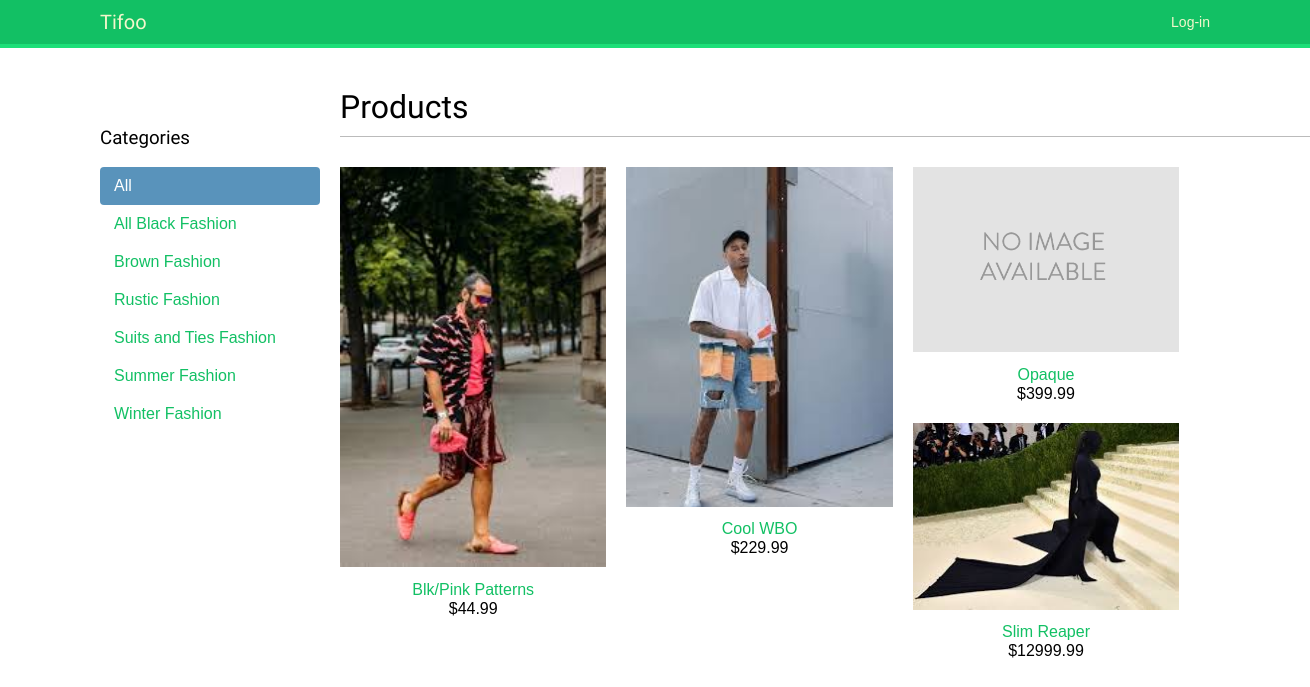
The page / on the database its author committed.
### shop/models.py (models this page shows, shortened)
class Category(models.Model):
    name = models.CharField(max_length=200, db_index=True)
    slug = models.SlugField(max_length=200, unique=True)
    class Meta:
        ordering = ('name',)
        verbose_name = 'category'
        verbose_name_plural = 'categories'
    def get_absolute_url(self):
        return reverse('shop:product_list_by_category', args=[self.slug])

class Product(models.Model):
    category = models.ForeignKey(Category, related_name="products", on_delete=models.CASCADE)
    name = models.CharField(max_length=200, db_index=True)
    slug = models.SlugField(max_length=200, db_index=True)
    image = models.ImageField(upload_to='products/%Y/%m/%d/', blank=True)
    description = models.TextField(blank=True)
    price = models.DecimalField(max_digits=10, decimal_places=2)
    available = models.BooleanField(default=True)
    created = models.DateTimeField(auto_now_add=True)
    updated = models.DateTimeField(auto_now=True)
    class Meta:
        ordering = ('name',)
        index_together = (('id', 'slug'),)
    def get_absolute_url(self):
        return reverse('shop:product_detail', args=[self.id, self.slug])

### shop/views.py (the view)
# urls.py: path('', views.product_list, name='product_list'),
def product_list(request, category_slug=None):
    category = None
    categories = Category.objects.all()
    products = Product.objects.filter(available=True)
    if category_slug:
        category = get_object_or_404(Category, slug=category_slug)
        products = products.filter(category=category)
    return render(
        request,
        'shop/product/list.html',
        {'category': category, 'categories': categories, 'products': products}
    )

### shop/templates/shop/product/list.html (shortened to what this page needs)
{% extends 'base.html' %}
{% load static %}
{% block content %}
    <div id="sidebar">
        <h3>Categories</h3>
        <ul>
            <li {% if not category %}class="selected"{% endif %}>
                <a href="{% url 'shop:product_list' %}">All</a>
            </li>
            {% for c in categories %}
                <li {% if category.slug == c.slug %}class="selected"{% endif %}>
                    <a href="{{ c.get_absolute_url }}"> {{ c.name }} </a>
                </li>
            {% endfor %}
        </ul>
    </div>
    <div id="main" class="product-list">
        <h1>{% if category %} {{ category.name }} {% else %} Products {% endif %}</h1>
        {% for product in products %}
            <div class="item">
                <a href="{{ product.get_absolute_url }}">
                    <img src="{% if product.image %} {{ product.image.url }} {% else %} {% static "img/no_image.png" %}{% endif %}">
                </a>
                <a href="{{ product.get_absolute_url }}">{{ product.name }}</a>
                <br>
                ${{ product.price }}
            </div>
        {% endfor %}
    </div>
{% endblock content %}

### account/static/css/base.css (style rules this page uses)
body { margin:0; padding:0; font-family:helvetica, sans-serif; }
a { color: #12c064; text-decoration:none; }
h1, h2, h3, h4, h5 , h6 { font-family: 'Muli', sans-serif; font-weight:normal; }
h1 { border-bottom:1px solid #bbb; padding:0 0 10px 0; margin:10px 0 20px 0; }
#sidebar { width:220px; padding:30px 20px 0 0; float:left; }
#sidebar ul { margin:0; padding:0; }
#sidebar ul li { margin:0; list-style:none; padding:10px 14px; }
#sidebar ul li a { display:block; text-decoration: none; }
#sidebar ul li.selected { background:#5993bb; border-radius:4px; }
#sidebar ul li.selected a { color:#fff; }
#main { float:left; width: 96%; margin-right:-220px; overflow:hidden; }
.product-list .item { width:25%; padding:10px 20px 10px 0; float:left; text-align:center; line-height:1.2; }
.product-list .item img { width:100%; margin-bottom:8px; }

### rows shown on the page
Category: name "All Black Fashion"
Category: name "Brown Fashion"
Category: name "Rustic Fashion"
Category: name "Suits and Ties Fashion"
Category: name "Summer Fashion"
Category: name "Winter Fashion"
Product: image (picture), name "Blk/Pink Patterns", price "44.99"
Product: image (picture), name "Cool WBO", price "229.99"
Product: name "Opaque", price "399.99"
Product: image (picture), name "Slim Reaper", price "12999.99"
